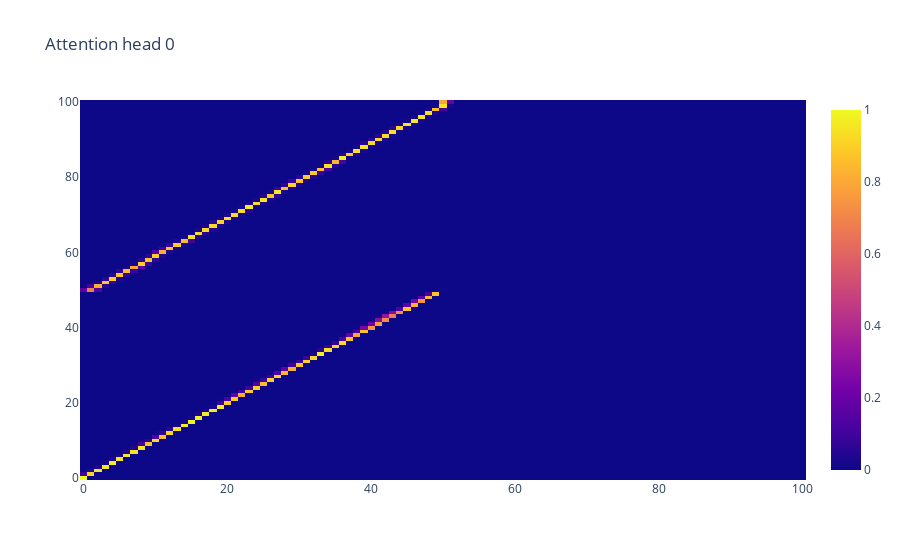
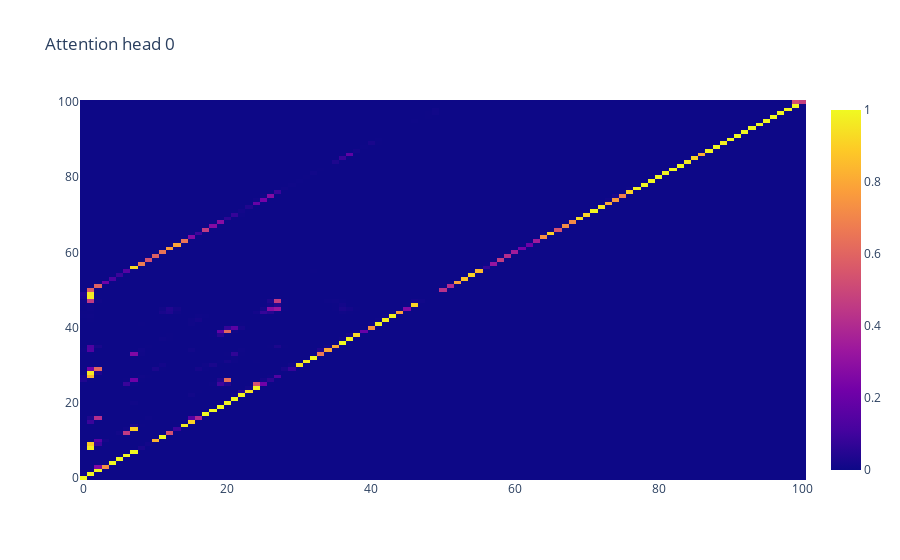

Here is the notebook cell these charts were saved with, in order:
### Code cell
for head in range(h):
    # view layer 0
    head_attn = model.layers[0].attn.layer_fn.cache['attn'][0, head] # (vocab_size, vocab_size)
    plotly_fig = go.Figure(data=go.Heatmap(z=head_attn.numpy()))
    plotly_fig.update_layout(title=f'Attention head {head}')
    pyo.iplot(plotly_fig)

for head in range(h):
    # view layer 1
    head_attn = model.layers[1].attn.layer_fn.cache['attn'][0, head] # (vocab_size, vocab_size)
    plotly_fig = go.Figure(data=go.Heatmap(z=head_attn.numpy()))
    plotly_fig.update_layout(title=f'Attention head {head}')
    pyo.iplot(plotly_fig)

### Figure 1 — Plotly figure (JSON) as saved in the notebook; plotly's stock layout.template omitted (floating-point values rounded to 4 significant figures; data arrays with more than 128 entries replaced by an {"elided": "..."} marker saying what was removed)
{"data": [{"type": "heatmap", "z": {"elided": "101x101 float values"}}], "layout": {"title": {"text": "Attention head 0"}}}

### Figure 2 — Plotly figure (JSON) as saved in the notebook; plotly's stock layout.template omitted (floating-point values rounded to 4 significant figures; data arrays with more than 128 entries replaced by an {"elided": "..."} marker saying what was removed)
{"data": [{"type": "heatmap", "z": {"elided": "101x101 float values"}}], "layout": {"title": {"text": "Attention head 0"}}}
